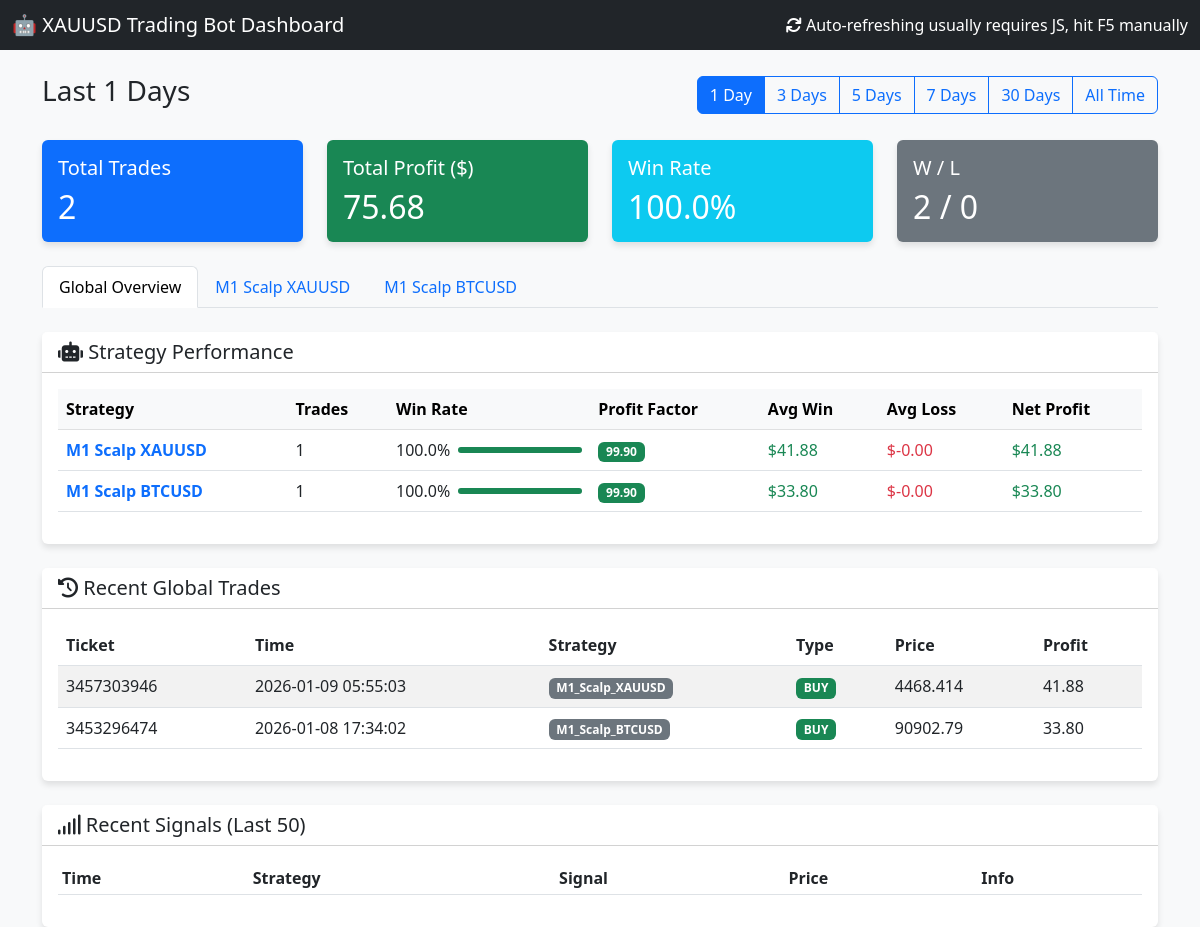
The app's page /?days=1 with its own data.
### tables this page shows
CREATE TABLE orders (
                ticket INTEGER PRIMARY KEY,
                strategy_name TEXT,
                symbol TEXT,
                order_type TEXT,
                volume REAL,
                open_price REAL,
                sl REAL,
                tp REAL,
                open_time DATETIME,
                close_price REAL,
                profit REAL,
                comment TEXT,
                account_id INTEGER DEFAULT 0
            );

### dashboard.py (the view)
@app.route('/')
def index():
    cur = get_db().cursor()
    days_param = request.args.get('days', '30') # Default 30 days
    if days_param == "all":
        days = 36500 # 100 years approx
        filter_label = "All Time"
    else:
        try:
            days = int(days_param)
            filter_label = f"Last {days} Days"
        except:
            days = 30
            filter_label = "Last 30 Days"
    cutoff_date = datetime.now() - timedelta(days=days)
    cutoff_str = cutoff_date.strftime("%Y-%m-%d %H:%M:%S")
    cur.execute("SELECT * FROM orders WHERE open_time >= ? ORDER BY open_time DESC", (cutoff_str,))
    orders = cur.fetchall()
    total_trades = len(orders)
    total_profit = sum([o['profit'] for o in orders if o['profit'] is not None])
    wins = len([o for o in orders if o['profit'] is not None and o['profit'] > 0])
    losses = len([o for o in orders if o['profit'] is not None and o['profit'] < 0])
    win_rate = (wins / total_trades * 100) if total_trades > 0 else 0
    cur.execute("SELECT * FROM signals ORDER BY timestamp DESC LIMIT 50")
    signals = cur.fetchall()
    cur.execute("SELECT DISTINCT strategy_name FROM orders WHERE strategy_name IS NOT NULL")
    strategies = [row['strategy_name'] for row in cur.fetchall()]
    if not strategies:
        print(f"⚠️ [Dashboard] No strategies found in database")
    else:
        print(f"📊 [Dashboard] Found {len(strategies)} strategies: {strategies}")
    bot_stats = []
    for strat in strategies:
        s_orders = [o for o in orders if o['strategy_name'] == strat and o['profit'] is not None]
        s_total = len(s_orders)
        if s_total == 0: continue
        s_wins = [o for o in s_orders if o['profit'] > 0]
        s_losses = [o for o in s_orders if o['profit'] < 0]
        s_gross_profit = sum([o['profit'] for o in s_wins])
        s_gross_loss = abs(sum([o['profit'] for o in s_losses]))
        s_net_profit = sum([o['profit'] for o in s_orders])
        s_avg_win = (s_gross_profit / len(s_wins)) if s_wins else 0.0
        s_avg_loss = (s_gross_loss / len(s_losses)) if s_losses else 0.0 # Positive number for display
        pf = (s_gross_profit / s_gross_loss) if s_gross_loss > 0 else 99.9
        win_rate = (len(s_wins) / s_total) * 100
        if strat.startswith("M1_Scalp_"):
            display_name = strat.replace("M1_Scalp_", "M1 Scalp ").replace("_", " ")
        else:
            display_name = strat.replace("Strategy_", "").replace("_", " ")
        bot_stats.append({
            "raw_name": strat, # Added for template filtering
            "name": display_name,
            "trades": s_total,
            "win_rate": win_rate,
            "pf": pf,
            "avg_win": s_avg_win,
            "avg_loss": -s_avg_loss, # Make negative for display
            "net_profit": s_net_profit,
            "chart_data": [] # Placeholder
        })
        chart_orders = sorted(s_orders, key=lambda x: x['open_time'])
        equity = 0
        points = []
        for o in chart_orders:
            equity += o['profit']
            points.append({
                'x': o['open_time'],
                'y': equity
            })
        bot_stats[-1]['chart_data'] = points
    desired_order = [
        "Strategy_1_Trend_HA",
        "Strategy_4_UT_Bot",
        "Strategy_2_EMA_ATR",
        "Strategy_5_Filter_First",
        "M1_Scalp_EURUSD",
        "M1_Scalp_XAUUSD",
        "M1_Scalp_BTCUSD"
    ]
    bot_stats_filtered = []
    bot_stats_other = []
    for bot in bot_stats:
        if bot['raw_name'] in desired_order:
            bot_stats_filtered.append(bot)
        else:
            bot_stats_other.append(bot)
    bot_stats_filtered.sort(key=lambda x: desired_order.index(x['raw_name']))
    bot_stats_other.sort(key=lambda x: x['net_profit'], reverse=True)
    bot_stats = bot_stats_filtered + bot_stats_other
    print(f"📊 [Dashboard] Generated {len(bot_stats)} bot stats entries")
    for bot in bot_stats:
        print(f"   - {bot['raw_name']}: {bot['trades']} trades, Net Profit: ${bot['net_profit']:.2f}")
    return render_template('index.html',
                           orders=orders,
                           signals=signals,
                           total_trades=total_trades,
                           total_profit=total_profit,
                           win_rate=win_rate,
                           wins=wins,
                           losses=losses,
                           bot_stats=bot_stats,
                           current_filter=days_param,
                           filter_label=filter_label)

### templates/index.html (shortened to what this page needs)
<!DOCTYPE html>
<html lang="en">
<head>
    <link href="https://cdn.jsdelivr.net/npm/bootstrap@5.3.0/dist/css/bootstrap.min.css" rel="stylesheet">
    <link href="https://cdnjs.cloudflare.com/ajax/libs/font-awesome/6.0.0/css/all.min.css" rel="stylesheet">
</head>
<body>
    <nav class="navbar navbar-dark bg-dark mb-4">
        <div class="container-fluid">
            <span class="navbar-brand mb-0 h1">🤖 XAUUSD Trading Bot Dashboard</span>
            <span class="text-white"><i class="fas fa-sync"></i> Auto-refreshing usually requires JS, hit F5
                manually</span>
        </div>
    </nav>
    <div class="container mb-4">
        <div class="d-flex justify-content-between align-items-center">
            <h3>{{ filter_label }}</h3>
            <div class="btn-group" role="group">
                <a href="/?days=1" class="btn btn-outline-primary {% if current_filter == '1' %}active{% endif %}">1
                    Day</a>
                <a href="/?days=3" class="btn btn-outline-primary {% if current_filter == '3' %}active{% endif %}">3
                    Days</a>
                <a href="/?days=5" class="btn btn-outline-primary {% if current_filter == '5' %}active{% endif %}">5
                    Days</a>
                <a href="/?days=7" class="btn btn-outline-primary {% if current_filter == '7' %}active{% endif %}">7
                    Days</a>
                <a href="/?days=30" class="btn btn-outline-primary {% if current_filter == '30' %}active{% endif %}">30
                    Days</a>
                <a href="/?days=all"
                    class="btn btn-outline-primary {% if current_filter == 'all' %}active{% endif %}">All Time</a>
            </div>
        </div>
    </div>
    <div class="container">
        <div class="row mb-4">
            <div class="col-md-3">
                <div class="card bg-primary text-white">
                    <div class="card-body">
                        <h5 class="card-title">Total Trades</h5>
                        <h2 class="card-text">{{ total_trades }}</h2>
                    </div>
                </div>
            </div>
            <div class="col-md-3">
                <div class="card {% if total_profit >= 0 %}bg-success{% else %}bg-danger{% endif %} text-white">
                    <div class="card-body">
                        <h5 class="card-title">Total Profit ($)</h5>
                        <h2 class="card-text">{{ "%.2f"|format(total_profit) }}</h2>
                    </div>
                </div>
            </div>
            <div class="col-md-3">
                <div class="card bg-info text-white">
                    <div class="card-body">
                        <h5 class="card-title">Win Rate</h5>
                        <h2 class="card-text">{{ "%.1f"|format(win_rate) }}%</h2>
                    </div>
                </div>
            </div>
            <div class="col-md-3">
                <div class="card bg-secondary text-white">
                    <div class="card-body">
                        <h5 class="card-title">W / L</h5>
                        <h2 class="card-text">{{ wins }} / {{ losses }}</h2>
                    </div>
                </div>
            </div>
        </div>
        <ul class="nav nav-tabs mb-4" id="myTab" role="tablist">
            <li class="nav-item" role="presentation">
                <button class="nav-link active" id="overview-tab" data-bs-toggle="tab" data-bs-target="#overview"
                    type="button" role="tab" aria-controls="overview" aria-selected="true">Global Overview</button>
            </li>
            {% for bot in bot_stats %}
            <li class="nav-item" role="presentation">
                <button class="nav-link" id="tab-{{ loop.index }}" data-bs-toggle="tab"
                    data-bs-target="#content-{{ loop.index }}" type="button" role="tab"
                    aria-controls="content-{{ loop.index }}" aria-selected="false">{{ bot.name }}</button>
            </li>
            {% endfor %}
        </ul>
        <div class="tab-content" id="myTabContent">
            <div class="tab-pane fade show active" id="overview" role="tabpanel" aria-labelledby="overview-tab">
                <div class="card mb-4">
                    <div class="card-header bg-white">
                        <h5 class="mb-0"><i class="fas fa-robot"></i> Strategy Performance</h5>
                    </div>
                    <div class="card-body">
                        <div class="table-responsive">
                            <table class="table table-hover align-middle">
                                <thead class="table-light">
                                    <tr>
                                        <th>Strategy</th>
                                        <th>Trades</th>
                                        <th>Win Rate</th>
                                        <th>Profit Factor</th>
                                        <th>Avg Win</th>
                                        <th>Avg Loss</th>
                                        <th>Net Profit</th>
                                    </tr>
                                </thead>
                                <tbody>
                                    {% if bot_stats|length > 0 %}
                                    {% for bot in bot_stats %}
                                    <tr>
                                        <td class="fw-bold text-primary">{{ bot.name }}</td>
                                        <td>{{ bot.trades }}</td>
                                        <td>
                                            <div class="d-flex align-items-center">
                                                <span class="me-2">{{ "%.1f"|format(bot.win_rate) }}%</span>
                                                <div class="progress flex-grow-1" style="height: 6px; width: 60px;">
                                                    <div class="progress-bar {% if bot.win_rate >= 50 %}bg-success{% else %}bg-warning{% endif %}"
                                                        role="progressbar" style="width: {{ bot.win_rate }}%"></div>
                                                </div>
                                            </div>
                                        </td>
                                        <td>
                                            {% if bot.pf >= 1.5 %}
                                            <span class="badge bg-success">{{ "%.2f"|format(bot.pf) }}</span>
                                            {% elif bot.pf >= 1.0 %}
                                            <span class="badge bg-primary">{{ "%.2f"|format(bot.pf) }}</span>
                                            {% else %}
                                            <span class="badge bg-danger">{{ "%.2f"|format(bot.pf) }}</span>
                                            {% endif %}
                                        </td>
                                        <td class="text-success">{{ "$%.2f"|format(bot.avg_win) }}</td>
                                        <td class="text-danger">{{ "$%.2f"|format(bot.avg_loss) }}</td>
                                        <td
                                            class="{% if bot.net_profit <= 0 %}fw-bold{% endif %} {% if bot.net_profit >= 0 %}text-success{% else %}text-danger{% endif %}">
                                            {{ "$%.2f"|format(bot.net_profit) }}
                                        </td>
                                    </tr>
                                    {% endfor %}
                                    {% endif %}
                                </tbody>
                            </table>
                        </div>
                    </div>
                </div>
                <div class="card mb-4">
                    <div class="card-header bg-white">
                        <h5 class="mb-0"><i class="fas fa-history"></i> Recent Global Trades</h5>
                    </div>
                    <div class="card-body">
                        <div class="table-responsive">
                            <table class="table table-hover table-striped">
                                <thead>
                                    <tr>
                                        <th>Ticket</th>
                                        <th>Time</th>
                                        <th>Strategy</th>
                                        <th>Type</th>
                                        <th>Price</th>
                                        <th>Profit</th>
                                    </tr>
                                </thead>
                                <tbody>
                                    {% for order in orders[:50] %}
                                    <tr>
                                        <td>{{ order.ticket }}</td>
                                        <td>{{ order.open_time }}</td>
                                        <td><span class="badge bg-secondary">{{ order.strategy_name }}</span></td>
                                        <td>
                                            {% if order.order_type == 'BUY' %}
                                            <span class="badge badge-buy">BUY</span>
                                            {% else %}
                                            <span class="badge badge-sell">SELL</span>
                                            {% endif %}
                                        </td>
                                        <td>{{ order.open_price }}</td>
                                        <td
                                            class="{% if order.profit is not none and order.profit >= 0 %}profit-pos{% elif order.profit is not none %}profit-neg{% endif %} {% if order.profit is not none and order.profit <= 0 %}fw-bold{% endif %}">
                                            {% if order.profit is not none %}
                                            {{ "%.2f"|format(order.profit) }}
                                            {% else %}
                                            <span class="text-muted">Running</span>
                                            {% endif %}
                                        </td>
                                    </tr>
                                    {% endfor %}
                                </tbody>
                            </table>
                        </div>
                    </div>
                </div>
            </div>
        </div>
        <div class="card">
            <div class="card-header bg-white">
                <h5 class="mb-0"><i class="fas fa-signal"></i> Recent Signals (Last 50)</h5>
            </div>
            <div class="card-body">
                <div class="table-responsive">
                    <table class="table table-sm">
                        <thead>
                            <tr>
                                <th>Time</th>
                                <th>Strategy</th>
                                <th>Signal</th>
                                <th>Price</th>
                                <th>Info</th>
                            </tr>
                        </thead>
                    </table>
                </div>
            </div>
        </div>
    </div>
</body>
</html>

### records on screen
orders: ticket "3457303946", open_time "2026-01-09 05:55:03", strategy_name "M1_Scalp_XAUUSD", order_type "BUY", open_price "4468.414", profit "41.88"
orders: ticket "3453296474", open_time "2026-01-08 17:34:02", strategy_name "M1_Scalp_BTCUSD", order_type "BUY", open_price "90902.79", profit "33.80"

### other values on screen
{{ filter_label }} "Last 1 Days"
{{ total_trades }} "2"
{{ "%.2f"|format(total_profit) }} "75.68"
{{ "%.1f"|format(win_rate) }} "100.0"
{{ wins }} "2"
{{ losses }} "0"
{{ bot.name }} "M1 Scalp XAUUSD" "M1 Scalp BTCUSD"
{{ bot.trades }} "1" "1"
{{ "%.1f"|format(bot.win_rate) }} "100.0" "100.0"
{{ "%.2f"|format(bot.pf) }} "99.90" "99.90"
{{ "$%.2f"|format(bot.avg_win) }} "$41.88" "$33.80"
{{ "$%.2f"|format(bot.avg_loss) }} "$-0.00" "$-0.00"
{{ "$%.2f"|format(bot.net_profit) }} "$41.88" "$33.80"
